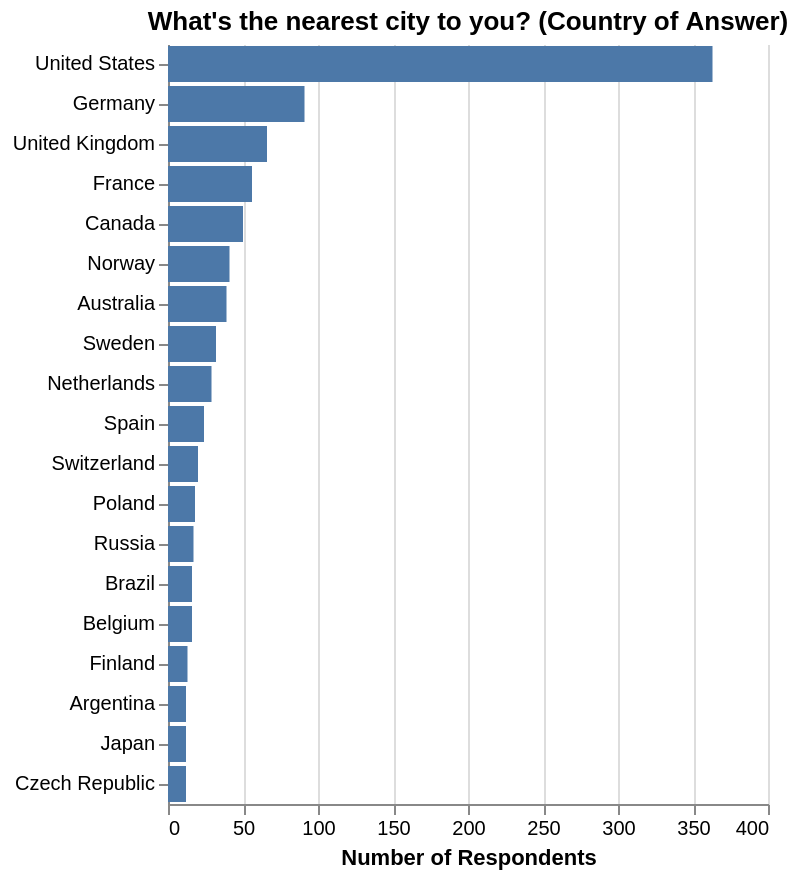

Specify this chart in Vega-Lite:
### Vega-Lite specification from a JSON file in a GitHub repository (floating-point values rounded to 4 significant figures)
{"$schema": "https://vega.github.io/schema/vega-lite/v3.json", "title": "What's the nearest city to you? (Country of Answer)", "data": {"values": "nearest-city-country,count,year,sort\nUnited States,363,2018,\nGermany,91,2018,\nUnited Kingdom,66,2018,\nFrance,56,2018,\nCanada,50,2018,\nNorway,41,2018,\nAustralia,39,2018,\nSweden,32,2018,\nNetherlands,29,2018,\nSpain,24,2018,\nSwitzerland,20,2018,\nPoland,18,2018,\nRussia,17,2018,\nBrazil,16,2018,\nBelgium,16,2018,\nFinland,13,2018,\nArgentina,12,2018,\nJapan,12,2018,\nCzech Republic,12,2018,\n", "format": {"type": "csv"}}, "config": {"view": {"stroke": "transparent"}, "axis": {"domainWidth": 1}}, "encoding": {"x": {"field": "count", "type": "quantitative", "axis": {"title": "Number of Respondents"}}, "y": {"field": "nearest-city-country", "type": "nominal", "axis": {"title": null}, "sort": {"field": "count", "order": "descending", "op": "sum"}}}, "mark": "bar"}
